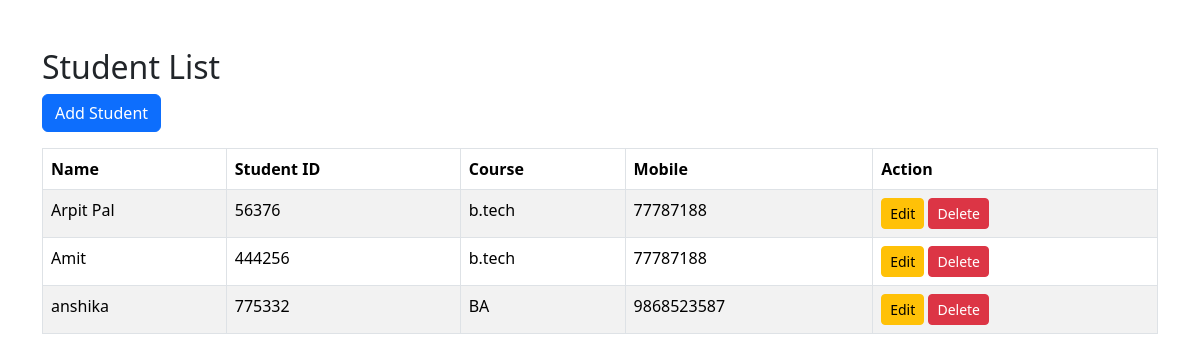
The app's page /students/ (signed in) with its own data.
### library/models.py (models this page shows, shortened)
class Student(models.Model):
    name = models.CharField(max_length=100)
    student_id = models.CharField(max_length=20, unique=True)
    course = models.CharField(max_length=100)
    mobile = models.CharField(max_length=15)

### library/views.py (the view)
# urls.py: path('students/', views.student_list, name='student_list'),
@login_required
def student_list(request):
    students = Student.objects.all()
    return render(request, 'library/students/student_list.html', {'students': students})

### library/templates/library/Students/student_list.html (shortened to what this page needs)
<!DOCTYPE html>
<html>
<head>
    <link href="https://cdn.jsdelivr.net/npm/bootstrap@5.3.3/dist/css/bootstrap.min.css" rel="stylesheet">
</head>
<body>
<div class="container mt-5">
    <h2>Student List</h2>
    <a href="{% url 'add_student' %}" class="btn btn-primary mb-3">
        Add Student
    </a>
    <table class="table table-bordered table-striped">
        <thead>
        <tr>
            <th>Name</th>
            <th>Student ID</th>
            <th>Course</th>
            <th>Mobile</th>
            <th>Action</th>
        </tr>
        </thead>
        <tbody>
        {% for student in students %}
        <tr>
            <td>{{ student.name }}</td>
            <td>{{ student.student_id }}</td>
            <td>{{ student.course }}</td>
            <td>{{ student.mobile }}</td>
            <td>
                <a href="{% url 'edit_student' student.id %}" class="btn btn-warning btn-sm">
                    Edit
                </a>
                <a href="{% url 'delete_student' student.id %}"
                   class="btn btn-danger btn-sm"
                   onclick="return confirm('Delete this student?')">
                    Delete
                </a>
            </td>
        </tr>
        {% empty %}
        <tr>
            <td colspan="5" class="text-center">
                No Students Found
            </td>
        </tr>
        {% endfor %}
        </tbody>
    </table>
</div>
</body>
</html>

### records on screen
Student: name "Arpit Pal", student_id "56376", course "b.tech", mobile "77787188"
Student: name "Amit", student_id "444256", course "b.tech", mobile "77787188"
Student: name "anshika", student_id "775332", course "BA", mobile "9868523587"
